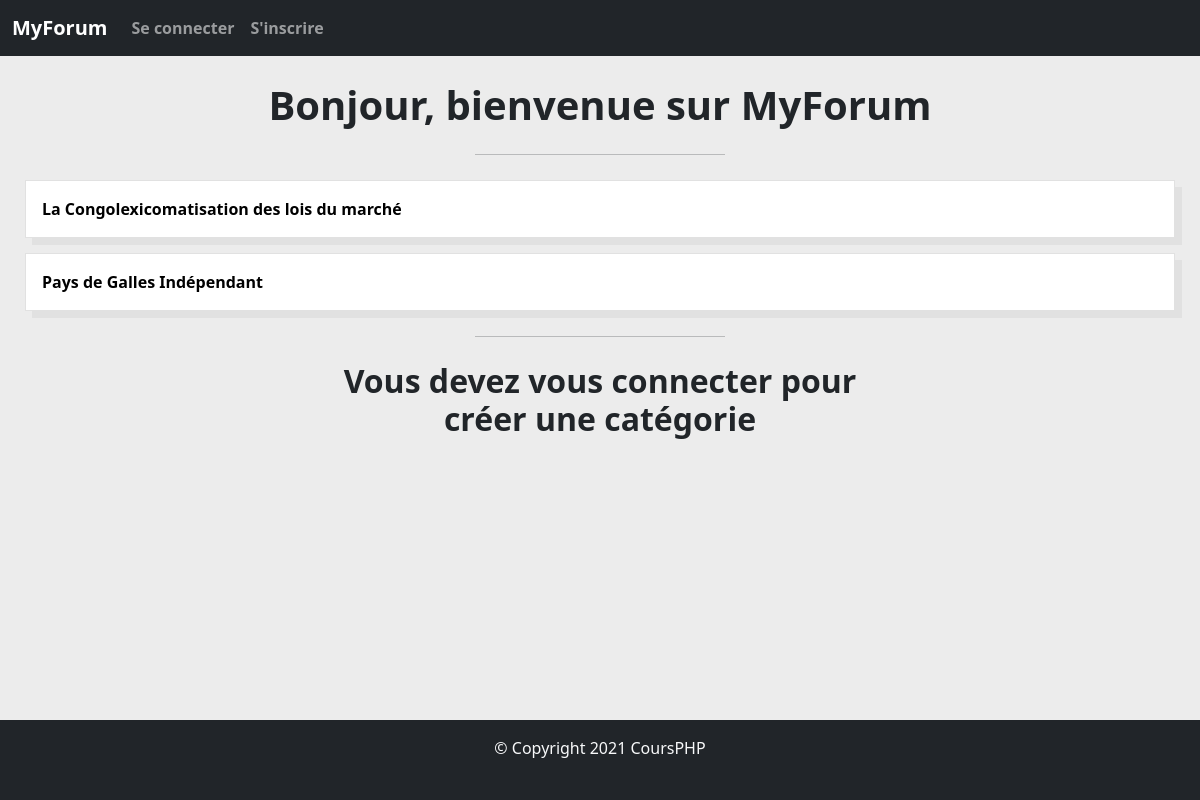
Before: / with the older database file.
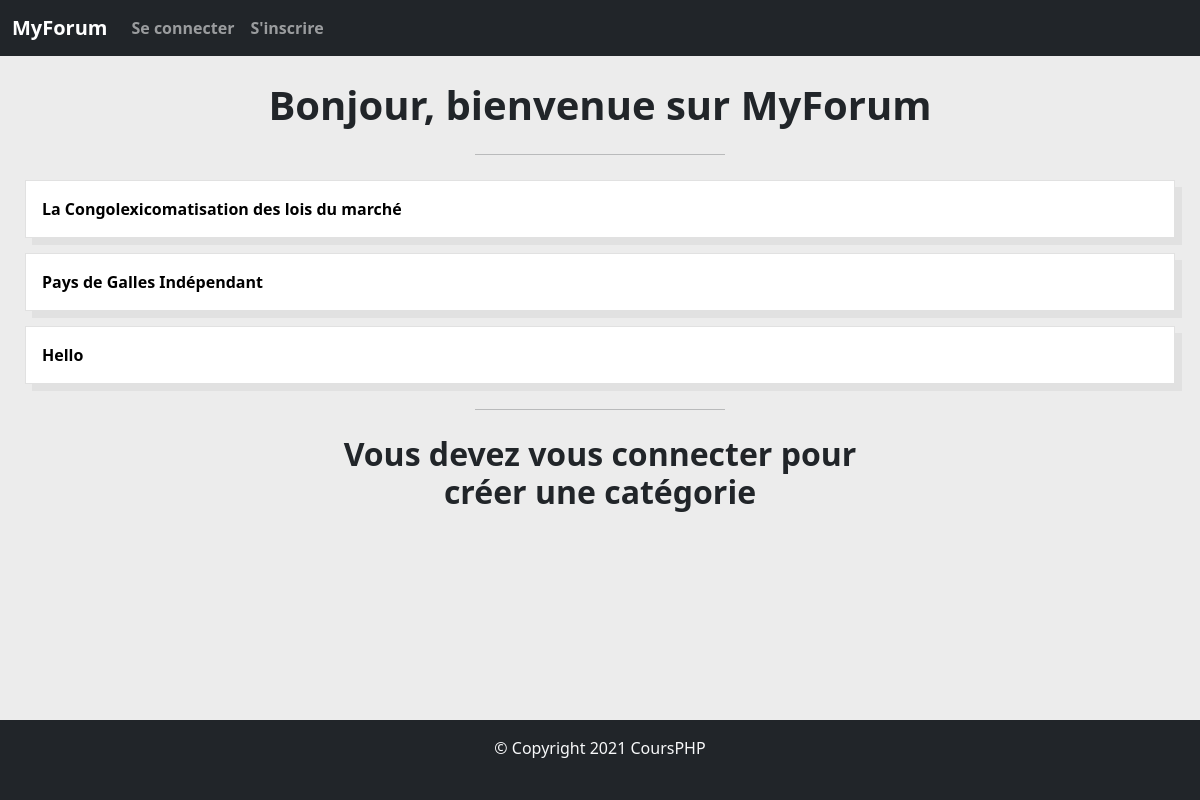
After: the same page with the newer database file.
### tables this page shows
CREATE TABLE IF NOT EXISTS `categorys` (
  `id` int NOT NULL AUTO_INCREMENT,
  `name` varchar(60) NOT NULL,
  PRIMARY KEY (`id`)
);

### pages/home.content.php (the view, shortened to what this page needs)
<div class="home">
    <?php if(isset($_SESSION['pseudo'])) { ?>
        <h1>Bonjour <?= ucfirst($_SESSION['pseudo']); ?>, bienvenue sur MyForum</h1>
    <?php } else { ?>
        <h1>Bonjour, bienvenue sur MyForum</h1>
    <?php } ?>
    <hr>
    <?php $query = $database->query('SELECT * FROM `categorys`');
        while (($dataCategory = $query->fetch())) { ?>
                <div class="categoryBlock p-3"><a href="?page=category&id=<?= $dataCategory['id']; ?>"><?= $dataCategory['name']; ?></a></div>
        <?php } ?>
        <hr>
        <div class="col-md-6 row m-auto p-0">
<?php if(isset($_SESSION['pseudo'])) { ?>
            <div class="categoryBlock">
                <div class="p-5">
                    <h2 class="text-center">Ajouter une Catégorie</h2>
                    <hr>
                    <form action="?page=home" method="POST">
                        <div class="mb-3">
                            <label for="categoryName" class="form-label">Nom de la Categorie</label>
                            <input type="text" class="form-control" id="categoryName" name="categoryName">
                        </div>
                        <input class="btn btn-primary" type="submit" name="categorySubmit" value="Ajouter une catégorie">
                    </form>
                </div>
            </div>
        <?php } else { ?>
            <h2>Vous devez vous connecter pour créer une catégorie</h2>
        <?php } ?>
        </div>
</div>

Changed rows visible on the page:
added categorys: name "Hello"
